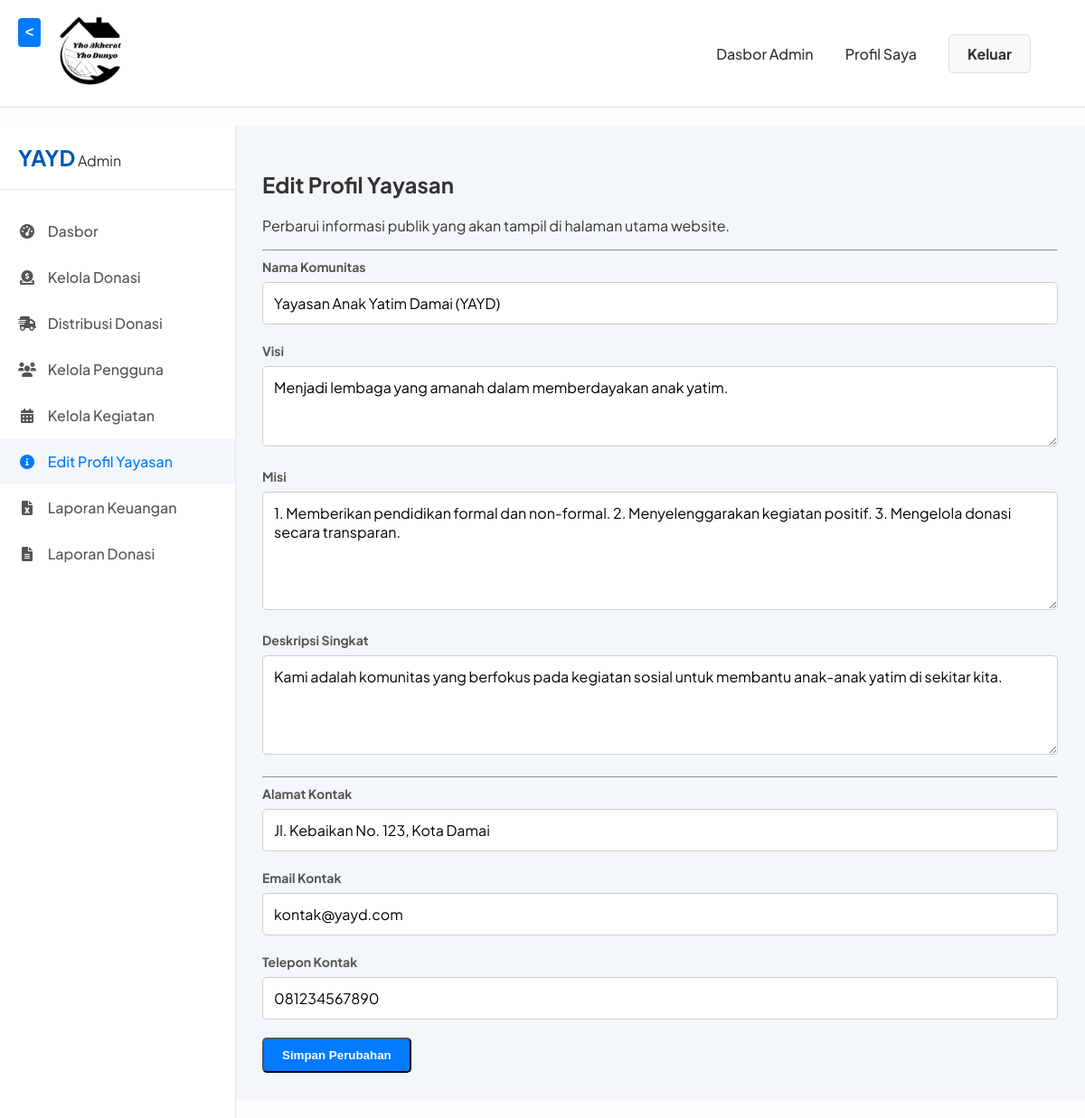
Screenshot of /admin/edit_profil_yayasan.php (signed in) with the database file from the repository.
### tables this page shows
CREATE TABLE `profil_yayd` (
  `id` INT PRIMARY KEY COMMENT 'Hanya akan ada 1 baris data dengan id=1',
  `nama_komunitas` VARCHAR(255) NULL,
  `visi` TEXT NULL,
  `misi` TEXT NULL,
  `deskripsi` TEXT NULL,
  `alamat_kontak` TEXT NULL,
  `email_kontak` VARCHAR(255) NULL,
  `telepon_kontak` VARCHAR(20) NULL
);

### admin/edit_profil_yayasan.php (called while the page is built, shortened)
<?php
require_once '../views/admin/edit_profil_yayasan.php';

### views/admin/edit_profil_yayasan.php (the view, shortened to what this page needs)
<?php
require_once realpath(__DIR__ . '/../../config/database.php');
require_once realpath(__DIR__ . '/../templates/header.php');
$profil_query = "SELECT * FROM profil_yayd WHERE id = 1 LIMIT 1";
$profil_result = mysqli_query($koneksi, $profil_query);
$profil = mysqli_fetch_assoc($profil_result);
?>
<div class="admin-wrapper">
    <?php require_once realpath(__DIR__ . '/../templates/admin_sidebar.php'); ?>
    <main class="admin-main-content">
        <h2>Edit Profil Yayasan</h2>
        <p>Perbarui informasi publik yang akan tampil di halaman utama website.</p>
        <hr>
        <div class="form-container-lg" style="margin: 0;">
            <form action="<?= BASE_URL ?>/controllers/ProfilController.php" method="POST">
                <div class="form-group">
                    <label>Nama Komunitas</label>
                    <input type="text" name="nama_komunitas" value="<?= htmlspecialchars($profil['nama_komunitas']) ?>" required>
                </div>
                <div class="form-group">
                    <label>Visi</label>
                    <textarea name="visi" rows="3" required><?= htmlspecialchars($profil['visi']) ?></textarea>
                </div>
                <div class="form-group">
                    <label>Misi</label>
                    <textarea name="misi" rows="5" required><?= htmlspecialchars($profil['misi']) ?></textarea>
                </div>
                <div class="form-group">
                    <label>Deskripsi Singkat</label>
                    <textarea name="deskripsi" rows="4" required><?= htmlspecialchars($profil['deskripsi']) ?></textarea>
                </div>
                <hr>
                <div class="form-group">
                    <label>Alamat Kontak</label>
                    <input type="text" name="alamat_kontak" value="<?= htmlspecialchars($profil['alamat_kontak']) ?>">
                </div>
                <div class="form-group">
                    <label>Email Kontak</label>
                    <input type="email" name="email_kontak" value="<?= htmlspecialchars($profil['email_kontak']) ?>">
                </div>
                <div class="form-group">
                    <label>Telepon Kontak</label>
                    <input type="text" name="telepon_kontak" value="<?= htmlspecialchars($profil['telepon_kontak']) ?>">
                </div>
                <button type="submit" class="btn btn-primary">Simpan Perubahan</button>
            </form>
        </div>
    </main>
</div>

### assets/css/style.css (style rules this page uses)
body, html { margin: 0; padding: 0; font-family: 'Plus Jakarta Sans', 'Segoe UI', Tahoma, Geneva, Verdana, sans-serif; background-color: #fdfdff; color: #333; height: 100%; }
body { display: flex; flex-direction: column; min-height: 100vh; }
.btn { padding: 10px 20px; border-radius: 5px; text-decoration: none; font-weight: bold; display: inline-block; }
.btn-primary { background-color: #007bff; color: #fff; }
.form-group { margin-bottom: 20px; }
.form-group label { display: block; margin-bottom: 8px; font-weight: bold; font-size: 14px; color: #555; }
.form-group input[type="text"], .form-group input[type="email"], .form-group input[type="password"], .form-group select, .form-group textarea { width: 100%; padding: 12px; border: 1px solid #ccc; border-radius: 5px; box-sizing: border-box; font-size: 16px; transition: border-color 0.3s, box-shadow 0.3s; font-family: inherit; }
.admin-wrapper { display: flex; background-color: #f4f7fa; flex: 1; }
.admin-main-content { margin-left: 260px; flex-grow: 1; padding: 30px; }
.admin-wrapper { min-height: 100vh; }

### rows the page displays
profil_yayd: nama_komunitas "Yayasan Anak Yatim Damai (YAYD)", visi "Menjadi lembaga yang amanah dalam memberdayakan anak yatim.", misi "1. Memberikan pendidikan formal dan non-formal. 2. Menyelenggarakan kegiatan positif. 3. Mengelola donasi secara transparan.", deskripsi "Kami adalah komunitas yang berfokus pada kegiatan sosial untuk membantu anak-anak yatim di sekitar kita.", alamat_kontak "Jl. Kebaikan No. 123, Kota Damai", email_kontak "kontak@yayd.com", telepon_kontak "081234567890"
